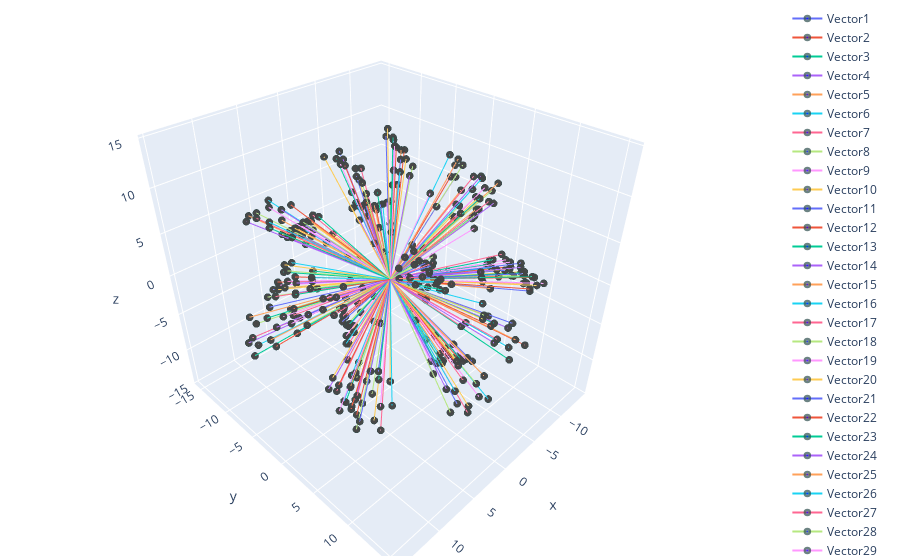

The cell this chart's notebook holds for it:
### Code cell
#vector_plot(Sphere)
vector_plot(LigandList)
